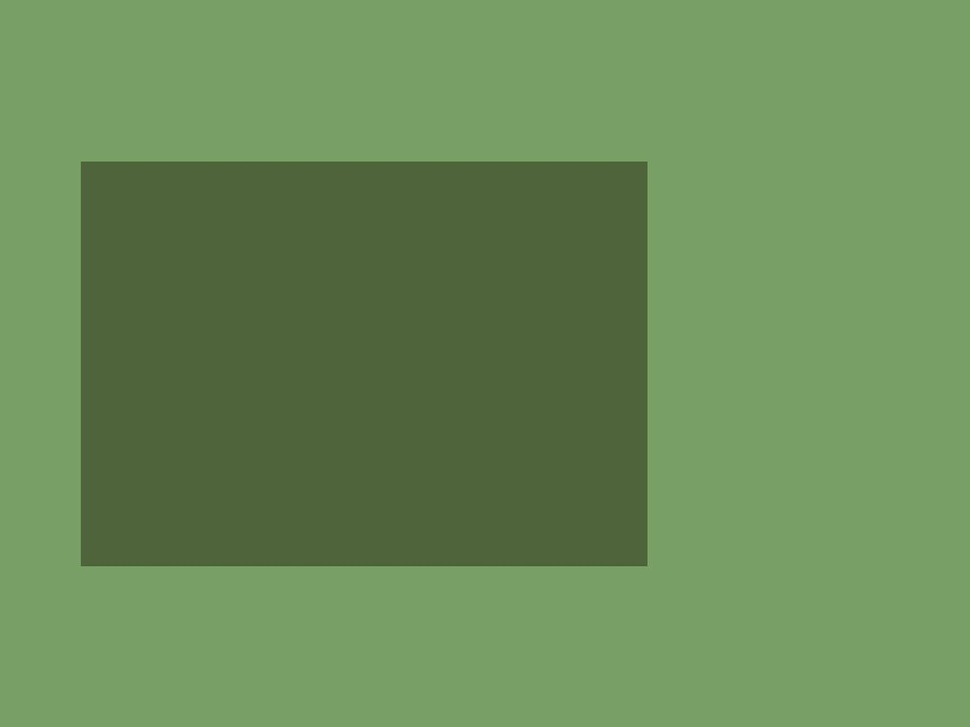
#> input picture apps/worker/test/fixtures/repogen/photos/site_photo.jpg, 970 x 727 px, shrunk from 1200 x 900 before the run
$ python feather_cover.py --input ../apps/worker/test/fixtures/repogen/photos/site_photo.jpg --output out.png
#> lines starting #> are read from the running program, lines starting #| are printed output that depends on the picture
#!/usr/bin/env python3
"""
feather_cover.py — Generate a feathered-edge PNG from a cover image.

Applies a Gaussian-blurred alpha mask to soften the image edges — gives a
premium "stamp" look for the cover photo in bank valuation reports.

Usage:
  python3 scripts/feather_cover.py \
    --input <cover.jpg> \
    --output <feathered_cover.png> \
    [--radius 60]
"""

import argparse
import sys
from pathlib import Path

try:
    from PIL import Image, ImageFilter, ImageDraw
    HAS_PILLOW = True
except ImportError:
    HAS_PILLOW = False


def feather(input_path: str, output_path: str, radius: int = 60) -> None:
    """Apply feathered edge effect and save as PNG."""
#> called with output_path = 'out.png', radius = 60
    if not HAS_PILLOW:
        raise RuntimeError("Pillow not installed. Run: pip3 install Pillow")

    with Image.open(input_path) as img:
#> img is the input picture: PIL image 970x727 RGB; mean R, G, B 106.7, 139.8, 88
        img = img.convert('RGBA')
#> img: PIL image 970x727 RGBA
        w, h = img.size
#> w = 970; h = 727

        # Build alpha mask: white center, black edges
        mask = Image.new('L', (w, h), 0)
#> mask: PIL image 970x727 L; every value is 0
        draw = ImageDraw.Draw(mask)

        # Draw a solid filled rectangle inset by 'radius' pixels
        draw.rectangle(
            [radius, radius, w - radius, h - radius],
            fill=255
        )

        # Blur the mask to create the feathered gradient
        mask = mask.filter(ImageFilter.GaussianBlur(radius=radius))
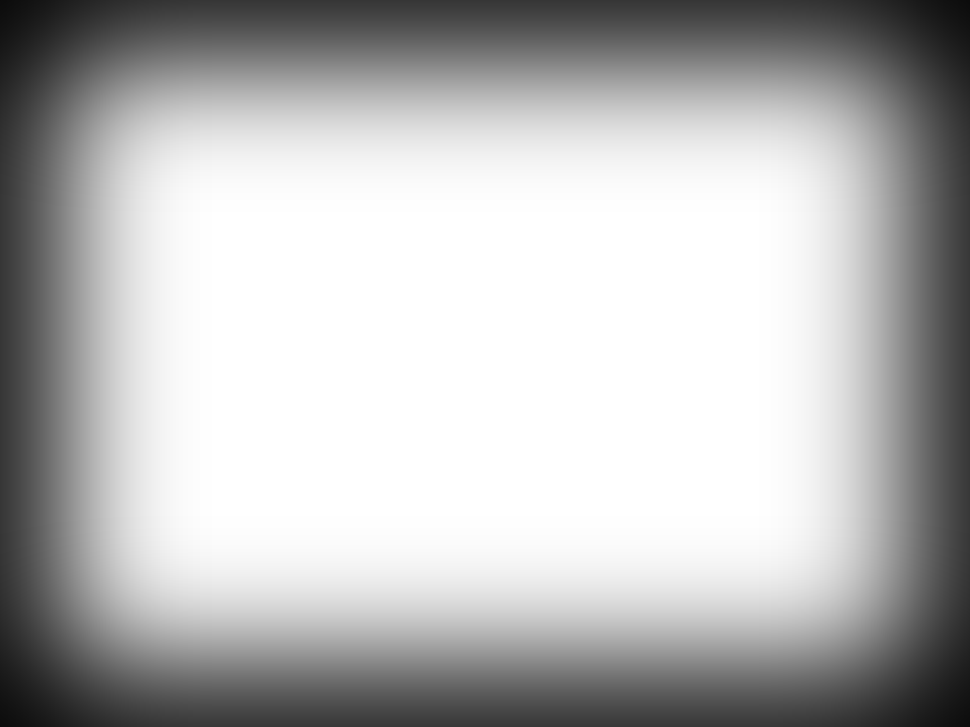
#> mask: PIL image 970x727 L; min 11, max 255, mean 183

        # Apply as alpha channel
        r, g, b, a = img.split()
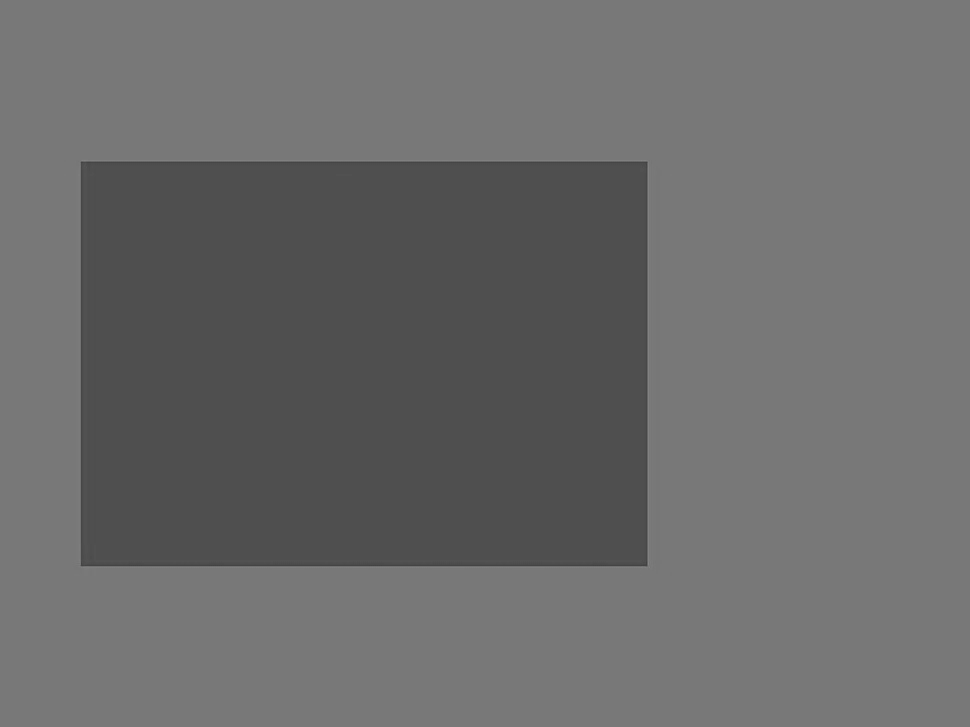
#> r: PIL image 970x727 L; min 65, max 135, mean 106.7
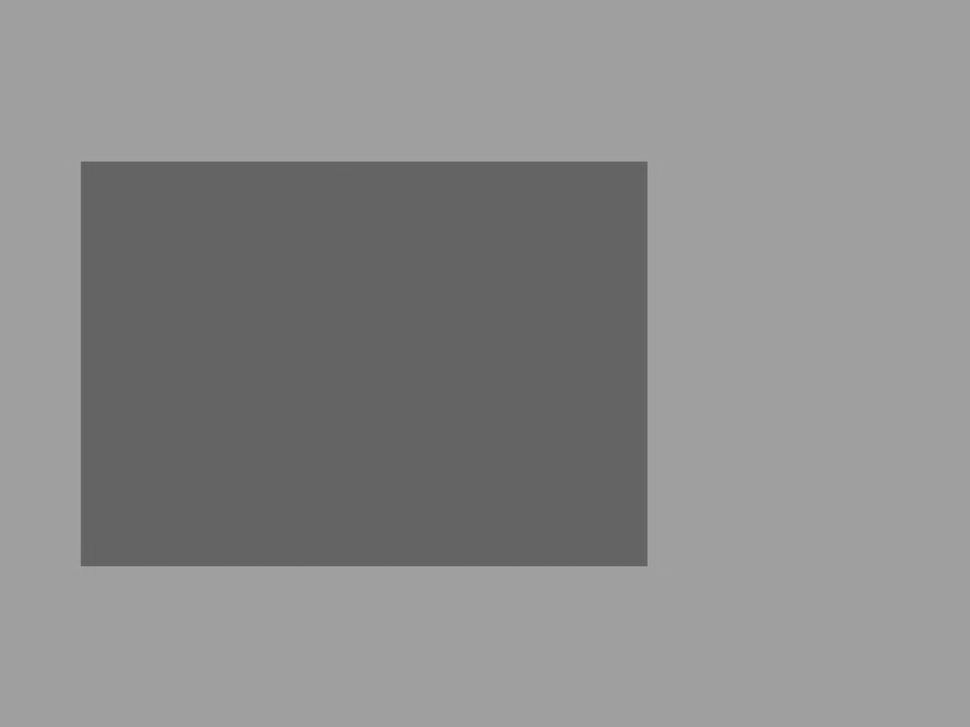
#> g: PIL image 970x727 L; min 94, max 168, mean 139.8
#> a: PIL image 970x727 L; every value is 255
        new_alpha = Image.composite(mask, Image.new('L', (w, h), 0), mask)
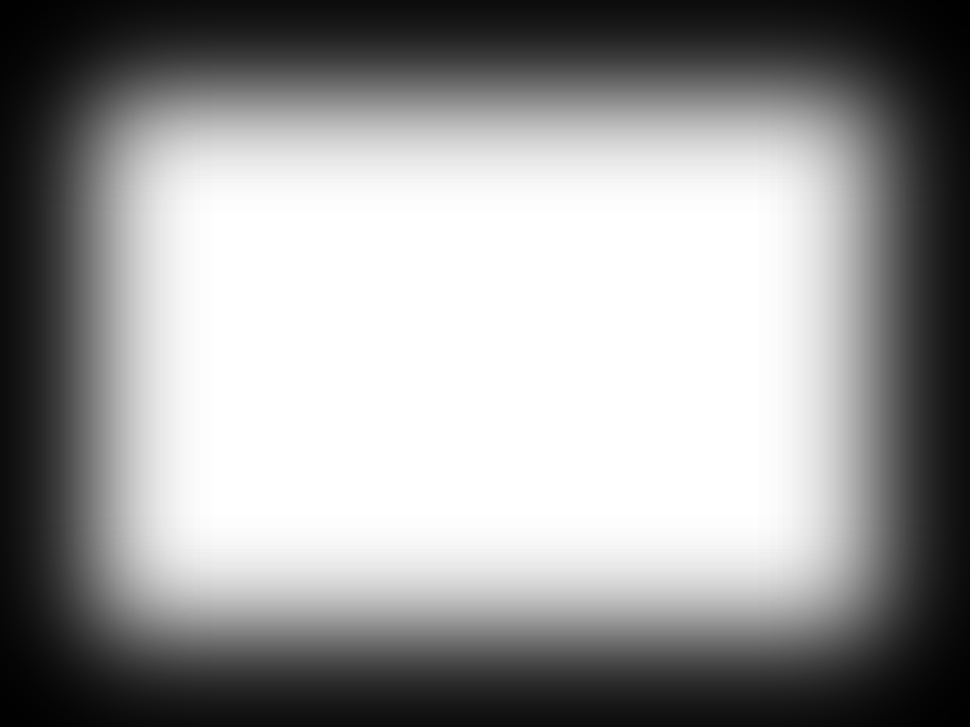
#> new_alpha: PIL image 970x727 L; min 0, max 255, mean 152.9
        img.putalpha(new_alpha)
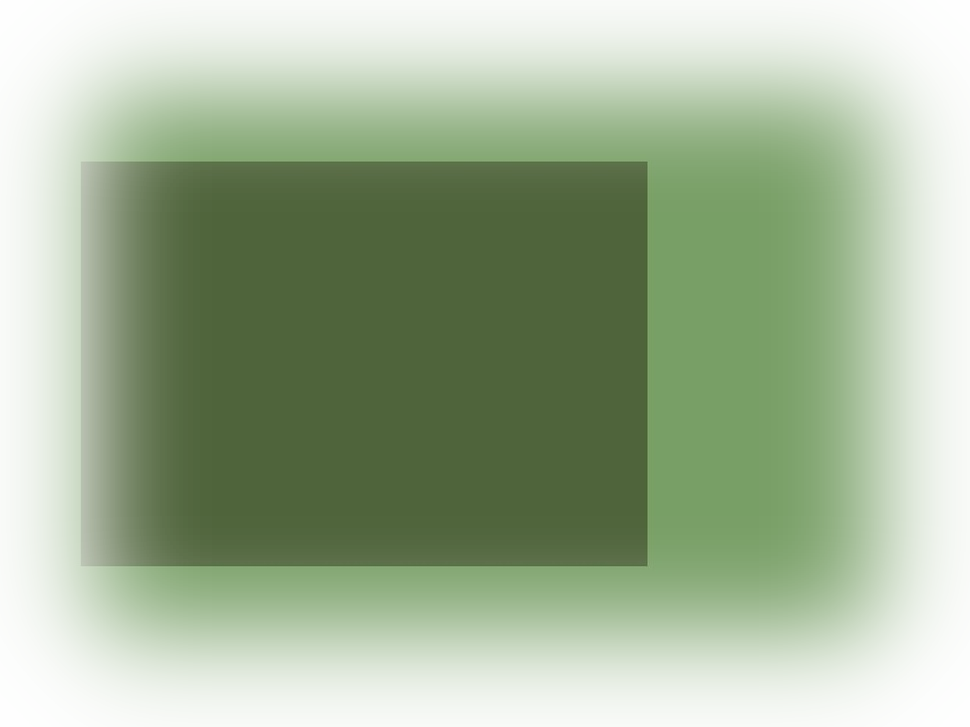
#> img: PIL image 970x727 RGBA; mean R, G, B, A 106.7, 139.8, 88, 152.9; transparent parts drawn white

    Path(output_path).parent.mkdir(parents=True, exist_ok=True)
    img.save(output_path, 'PNG')
    print(f'Feathered cover saved → {output_path} ({w}×{h}px, radius={radius})')
#| Feathered cover saved → out.png (970×727px, radius=60)


def main():
    parser = argparse.ArgumentParser(description='ZenOps cover image feather effect')
    parser.add_argument('--input', required=True, help='Input image (JPG/PNG)')
    parser.add_argument('--output', required=True, help='Output PNG path')
    parser.add_argument('--radius', type=int, default=60, help='Feather radius in pixels')
    args = parser.parse_args()

    if not Path(args.input).exists():
        print(f'ERROR: Input not found: {args.input}', file=sys.stderr)
        sys.exit(1)

    feather(args.input, args.output, args.radius)


if __name__ == '__main__':
    main()
